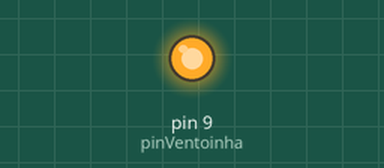
Recording of a sketch running on a simulated Arduino Uno, built with avr-gcc and run on an emulated ATmega328P. Shown: output pins drawn as LEDs (lit = HIGH).

Above: at 0.1 s.
At 10.2 s:
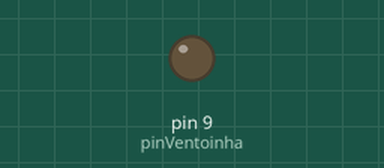
Timing chart, 0 to 11.7 s (numbered marks = the images above):
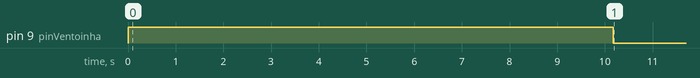

Measured:
- by itself, pin 9 (pinVentoinha): LOW → HIGH at 0.00 s, → LOW 10.2 s later

The sketch:

projetoVentilador.ino
```cpp
// Definir os pinos
const int pinVentoinha = 9; // Pino para controlar a ventoinha
const int duracaoLigada = 10 * 1000 * 60; // 10 minutos em milissegundos
const int duracaoDesligada = 5 * 1000 * 60; // 5 minutos em milissegundos

void setup() {
  // Configurar o pino da ventoinha como saída
  pinMode(pinVentoinha, OUTPUT);
}

void loop() {
  // Ligar a ventoinha
  digitalWrite(pinVentoinha, HIGH);
  delay(duracaoLigada);

  // Desligar a ventoinha
  digitalWrite(pinVentoinha, LOW);
  delay(duracaoDesligada);
}
```

projetoVentilador.c
```cpp
// Definir os pinos
const int pinVentoinha = 9; // Pino para controlar a ventoinha
const int duracaoLigada = 10 * 1000 * 60; // 10 minutos em milissegundos
const int duracaoDesligada = 5 * 1000 * 60; // 5 minutos em milissegundos

void setup() {
  // Configurar o pino da ventoinha como saída
  pinMode(pinVentoinha, OUTPUT);
}

void loop() {
  // Ligar a ventoinha
  digitalWrite(pinVentoinha, HIGH);
  delay(duracaoLigada);

  // Desligar a ventoinha
  digitalWrite(pinVentoinha, LOW);
  delay(duracaoDesligada);
}
```
